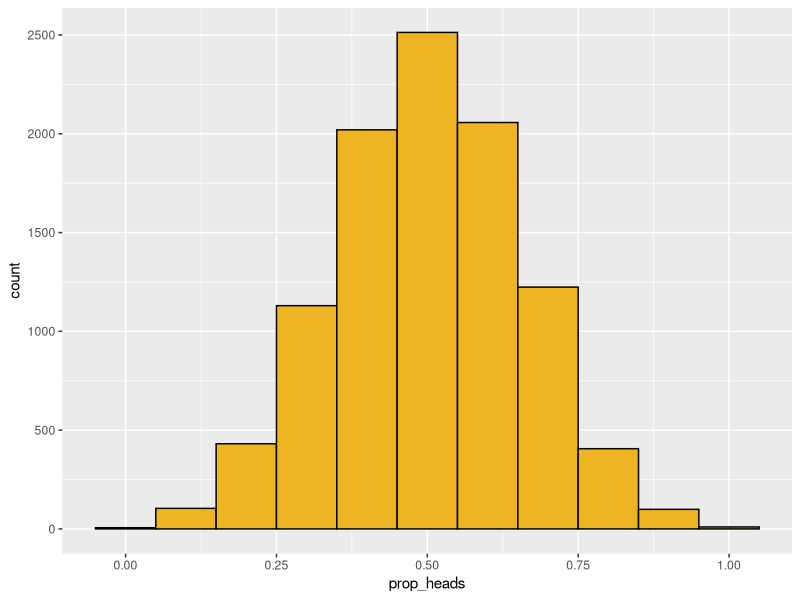

This chart was generated by the following R code:
## ---- chunk 1
knitr::opts_chunk$set(echo = TRUE, error = TRUE)
## ---- chunk 2
library(tidyverse)
## ---- chunk 3
# P(X <= 478) with exact binomial probability
sum(dbinom(0:478, 500, 0.96))

# P(X <= 478 with normal approximation)
pnorm(478, 500*0.96, sqrt(500*0.96*0.04))
## ---- chunk 4
flips <- tibble(
  prop_heads = replicate(10000,
                         mean(sample(0:1, size = 10,
                                     replace = T, prob = c(0.5, 0.5))
                              ))
)

ggplot(flips, aes(x = prop_heads)) +
  geom_histogram(fill = "goldenrod2", color = "black",
                 bins = 11)
## ---- chunk 5
se <- sqrt(0.5*0.5 / 300)

test_stat <- (0.52 - 0.5) / se

test_stat
## ---- chunk 6
pnorm(-test_stat) + pnorm(test_stat, lower.tail = F)

# By symmetry
2*pnorm(test_stat, lower.tail = F)
## ---- chunk 7
# Binomial p-value
sum(dbinom(0:11, 15, 0.8)) +
  sum(dbinom(13:15, 15, 0.8))
## ---- chunk 8
# Z-test (approximate)
se <- sqrt(0.8*0.2/15)

test_stat <- (11/15 - 0.8) / se

test_stat
## ---- chunk 9
# Two-sided Z p-value
2*pnorm(test_stat)
## ---- chunk 10
desired_n <- 10 / (0.8*0.2)

desired_n
## ---- chunk 11
qnorm(0.005)
qnorm(0.995)
## ---- chunk 12
cv <- qnorm(0.995)

se <- sqrt(0.52*0.48 / 300)

phat <- 0.52

# 99% interval for p
c(phat - cv*se, phat + cv*se)
## ---- chunk 13
# Critical values for 95% confidence
qnorm(0.025)
qnorm(0.975)
## ---- chunk 14
# 95% Z confidence interval
cv <- qnorm(0.975)
se <- sqrt(0.52 * 0.48 / 300)
phat <- 0.52

c(phat - cv*se, phat + cv*se)
## ---- chunk 15
# SE for proportion CI
sqrt(0.52 * 0.48 / 300)

# SE for proportion test with H0: p = 0.5
sqrt(0.5 * 0.5 / 300)
